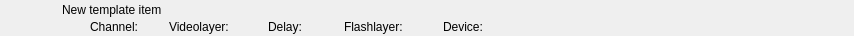
<?xml version="1.0" encoding="UTF-8"?>
<ui version="4.0">
 <class>RundownTemplateWidget</class>
 <widget class="QWidget" name="RundownTemplateWidget">
  <property name="geometry">
   <rect>
    <x>0</x>
    <y>0</y>
    <width>854</width>
    <height>36</height>
   </rect>
  </property>
  <layout class="QHBoxLayout" name="horizontalLayout">
   <property name="margin">
    <number>0</number>
   </property>
   <item>
    <widget class="QFrame" name="frameItem">
     <property name="sizePolicy">
      <sizepolicy hsizetype="Preferred" vsizetype="Fixed">
       <horstretch>0</horstretch>
       <verstretch>0</verstretch>
      </sizepolicy>
     </property>
     <property name="minimumSize">
      <size>
       <width>0</width>
       <height>36</height>
      </size>
     </property>
     <widget class="QLabel" name="labelThumbnail">
      <property name="geometry">
       <rect>
        <x>22</x>
        <y>2</y>
        <width>32</width>
        <height>32</height>
       </rect>
      </property>
      <property name="text">
       <string/>
      </property>
      <property name="pixmap">
       <pixmap resource="../Resource.qrc">:/Graphics/Images/Template.png</pixmap>
      </property>
      <property name="scaledContents">
       <bool>true</bool>
      </property>
     </widget>
     <widget class="QLabel" name="labelVideolayer">
      <property name="geometry">
       <rect>
        <x>169</x>
        <y>19</y>
        <width>90</width>
        <height>16</height>
       </rect>
      </property>
      <property name="text">
       <string>Videolayer:</string>
      </property>
     </widget>
     <widget class="QLabel" name="labelName">
      <property name="geometry">
       <rect>
        <x>62</x>
        <y>2</y>
        <width>601</width>
        <height>16</height>
       </rect>
      </property>
      <property name="text">
       <string>New template item</string>
      </property>
     </widget>
     <widget class="QLabel" name="labelChannel">
      <property name="geometry">
       <rect>
        <x>90</x>
        <y>19</y>
        <width>70</width>
        <height>16</height>
       </rect>
      </property>
      <property name="text">
       <string>Channel:</string>
      </property>
     </widget>
     <widget class="QLabel" name="labelColor">
      <property name="geometry">
       <rect>
        <x>0</x>
        <y>0</y>
        <width>18</width>
        <height>36</height>
       </rect>
      </property>
      <property name="text">
       <string/>
      </property>
     </widget>
     <widget class="QLabel" name="labelGroupColor">
      <property name="geometry">
       <rect>
        <x>0</x>
        <y>0</y>
        <width>6</width>
        <height>36</height>
       </rect>
      </property>
      <property name="text">
       <string/>
      </property>
     </widget>
     <widget class="QLabel" name="labelDelay">
      <property name="geometry">
       <rect>
        <x>268</x>
        <y>19</y>
        <width>67</width>
        <height>16</height>
       </rect>
      </property>
      <property name="text">
       <string>Delay:</string>
      </property>
     </widget>
     <widget class="QLabel" name="labelDevice">
      <property name="geometry">
       <rect>
        <x>443</x>
        <y>19</y>
        <width>292</width>
        <height>16</height>
       </rect>
      </property>
      <property name="text">
       <string>Device:</string>
      </property>
     </widget>
     <widget class="QLabel" name="labelFlashlayer">
      <property name="geometry">
       <rect>
        <x>344</x>
        <y>19</y>
        <width>90</width>
        <height>16</height>
       </rect>
      </property>
      <property name="text">
       <string>Flashlayer:</string>
      </property>
     </widget>
    </widget>
   </item>
   <item>
    <widget class="QLabel" name="labelGpiTriggerable">
     <property name="minimumSize">
      <size>
       <width>32</width>
       <height>32</height>
      </size>
     </property>
     <property name="maximumSize">
      <size>
       <width>32</width>
       <height>32</height>
      </size>
     </property>
     <property name="text">
      <string/>
     </property>
     <property name="pixmap">
      <pixmap resource="../Resource.qrc">:/Graphics/Images/GpiTriggerable.png</pixmap>
     </property>
    </widget>
   </item>
   <item>
    <widget class="QLabel" name="labelDisconnected">
     <property name="minimumSize">
      <size>
       <width>32</width>
       <height>32</height>
      </size>
     </property>
     <property name="maximumSize">
      <size>
       <width>32</width>
       <height>32</height>
      </size>
     </property>
     <property name="text">
      <string/>
     </property>
     <property name="pixmap">
      <pixmap resource="../Resource.qrc">:/Graphics/Images/Disconnected.png</pixmap>
     </property>
    </widget>
   </item>
   <item>
    <widget class="QLabel" name="labelActiveColor">
     <property name="minimumSize">
      <size>
       <width>2</width>
       <height>36</height>
      </size>
     </property>
     <property name="maximumSize">
      <size>
       <width>2</width>
       <height>36</height>
      </size>
     </property>
     <property name="text">
      <string/>
     </property>
    </widget>
   </item>
  </layout>
 </widget>
 <resources>
  <include location="../Resource.qrc"/>
 </resources>
 <connections/>
 <slots>
  <slot>addToCombo()</slot>
 </slots>
</ui>
